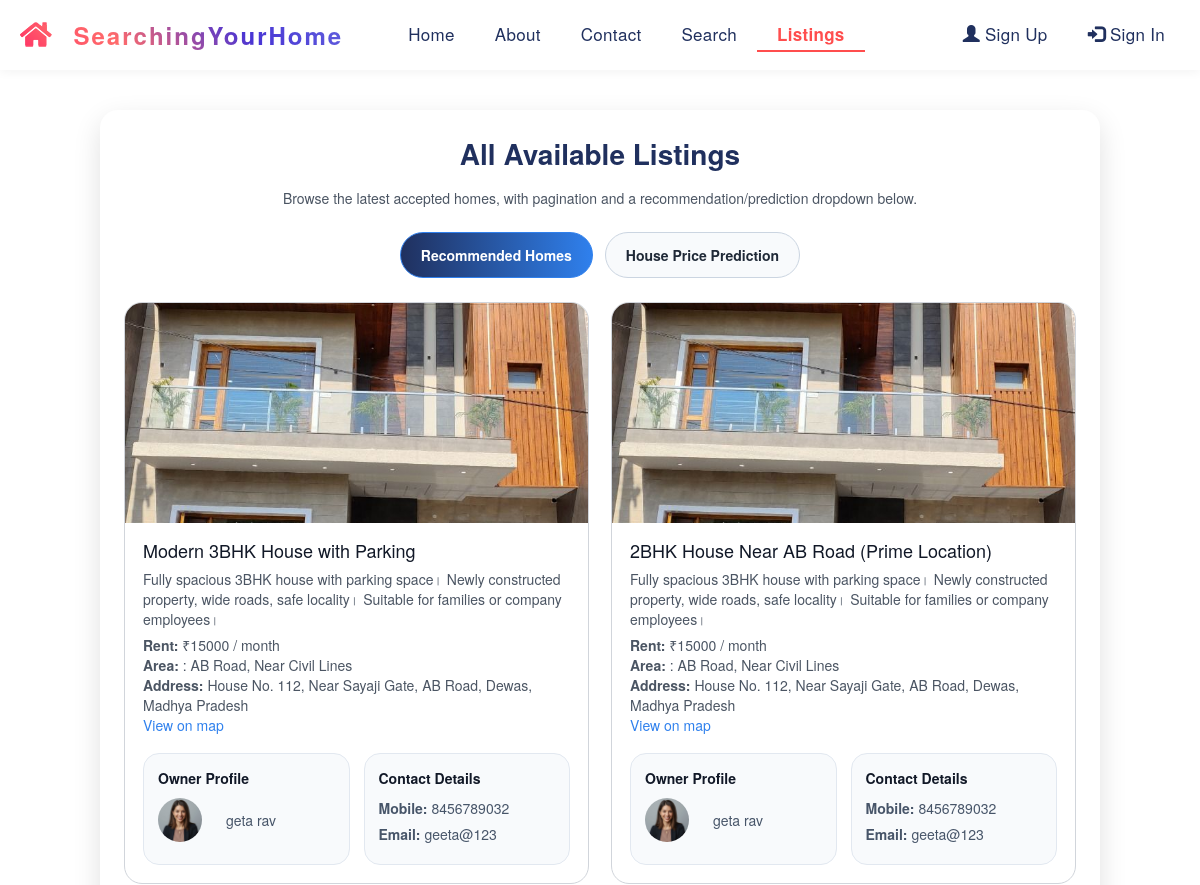
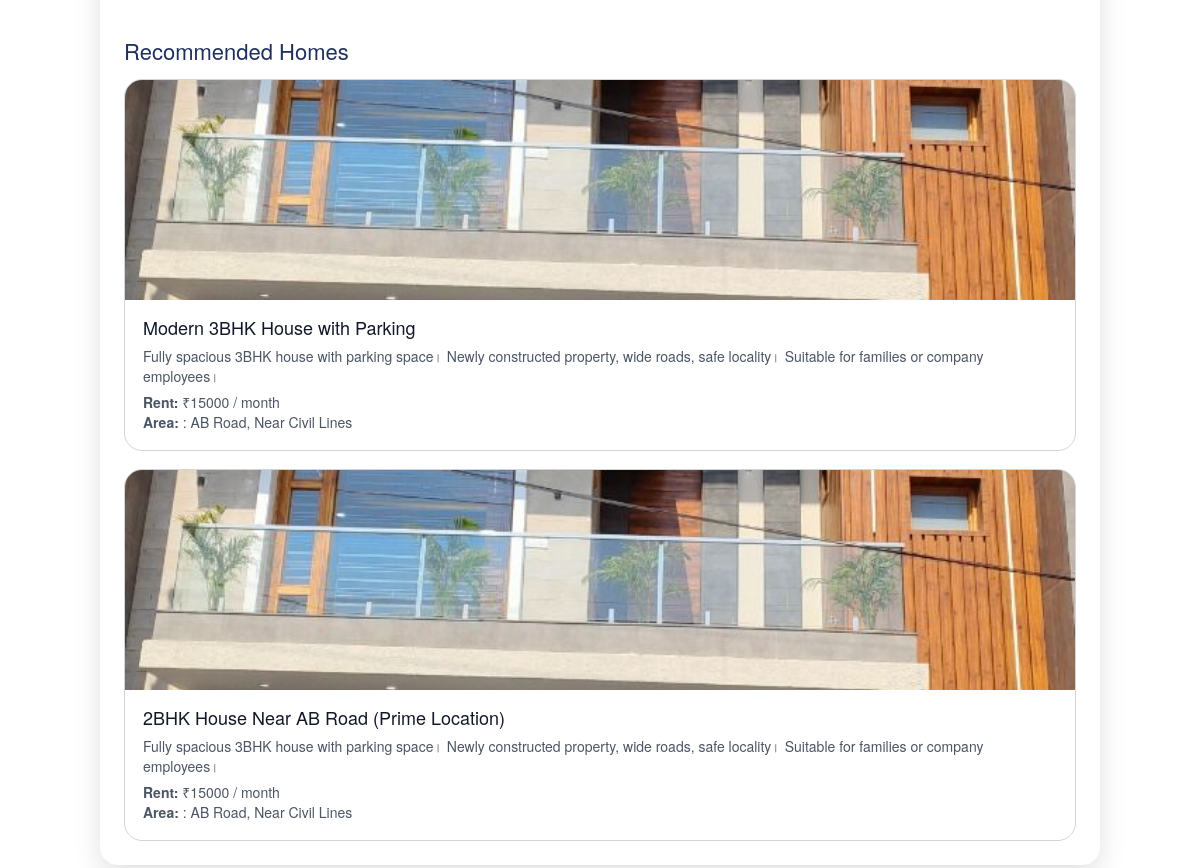
The page /listings on the database its author committed (2 pictures, top to bottom).
### Room/models.py (models this page shows, shortened)
class Property(models.Model):
    STATUS_CHOICES = [
        ('pending', 'Pending Approval'),
        ('approved', 'Approved'),
        ('rejected', 'Rejected'),
    ]
    landlord = models.ForeignKey(
        User,
        on_delete=models.CASCADE,
        related_name='properties',
        help_text='Landlord who owns this property'
    )
    title = models.CharField(
        max_length=200,
        help_text='Property title/name'
    )
    description = models.TextField(
        max_length=2000,
        help_text='Detailed property description'
    )
    rent = models.PositiveIntegerField(
        validators=[MinValueValidator(1)],
        help_text='Monthly rent amount (must be > 0)'
    )
    address = models.TextField(
        max_length=500,
        help_text='Complete address of the property'
    )
    state = models.ForeignKey(
        State,
        on_delete=models.SET_NULL,
        null=True,
        related_name='properties',
        help_text='State where property is located'
    )
    district = models.ForeignKey(
        District,
        on_delete=models.SET_NULL,
        null=True,
        related_name='properties',
        help_text='District where property is located'
    )
    area = models.ForeignKey(
        Area,
        on_delete=models.SET_NULL,
        null=True,
        blank=True,
        related_name='properties',
        help_text='Area/locality where property is located'
    )
    latitude = models.FloatField(
        validators=[MinValueValidator(-90), MaxValueValidator(90)],
        null=True,
        blank=True,
        help_text='Latitude (-90 to 90)'
    )
    longitude = models.FloatField(
        validators=[MinValueValidator(-180), MaxValueValidator(180)],
        null=True,
        blank=True,
        help_text='Longitude (-180 to 180)'
    )
    featured_image = models.ImageField(
        upload_to='properties/',
        help_text='Main property image'
    )
    status = models.CharField(
        max_length=20,
        choices=STATUS_CHOICES,
        default='pending',
        help_text='Approval status'
    )
    created_at = models.DateTimeField(auto_now_add=True)
    updated_at = models.DateTimeField(auto_now=True)
    class Meta:
        verbose_name_plural = 'Properties'
        ordering = ['-created_at']
        db_table = 'property'
        indexes = [
            models.Index(fields=['landlord']),
            models.Index(fields=['status']),
            models.Index(fields=['district']),
            models.Index(fields=['-created_at']),
        ]

class Area(models.Model):
    district = models.ForeignKey(
        District,
        on_delete=models.CASCADE,
        related_name='areas',
        help_text='District this area belongs to'
    )
    name = models.CharField(
        max_length=100,
        help_text='Area or locality name'
    )
    created_at = models.DateTimeField(auto_now_add=True)
    class Meta:
        verbose_name_plural = 'Areas'
        unique_together = ('district', 'name')
        ordering = ['district', 'name']
        db_table = 'area'
        indexes = [
            models.Index(fields=['district']),
        ]

class UserProfile(models.Model):
    ROLE_CHOICES = [
        ('tenant', 'Tenant'),
        ('landlord', 'Landlord'),
    ]
    GENDER_CHOICES = [
        ('M', 'Male'),
        ('F', 'Female'),
        ('O', 'Other'),
    ]
    user = models.OneToOneField(User, on_delete=models.CASCADE, related_name='profile')
    role = models.CharField(
        max_length=20,
        choices=ROLE_CHOICES,
        default='tenant',
        help_text='User role: tenant or landlord'
    )
    phone = models.CharField(
        max_length=15,
        blank=True,
        null=True,
        validators=[RegexValidator(r'^\d{10}$', 'Phone must be 10 digits')],
        help_text='10-digit phone number'
    )
    address = models.TextField(
        max_length=300,
        blank=True,
        null=True,
        help_text='User address'
    )
    gender = models.CharField(
        max_length=1,
        choices=GENDER_CHOICES,
        blank=True,
        null=True
    )
    profile_picture = models.ImageField(
        upload_to='profile_pics/',
        blank=True,
        null=True,
        help_text='User profile picture'
    )
    birth_date = models.DateField(
        blank=True,
        null=True,
        help_text='Date of birth'
    )
    bio = models.TextField(
        max_length=500,
        blank=True,
        help_text='Short biography'
    )
    created_at = models.DateTimeField(auto_now_add=True)
    updated_at = models.DateTimeField(auto_now=True)
    class Meta:
        verbose_name_plural = 'User Profiles'
        ordering = ['-created_at']
        db_table = 'userprofile'
        indexes = [
            models.Index(fields=['user']),
            models.Index(fields=['role']),
        ]

### Room/views.py (the view, shortened to what this page needs)
# urls.py: path('listings', Listings, name='listings'),
def Listings(request):
    active_tab = request.GET.get('tab', 'recommended')
    page_number = request.GET.get('page')
    if request.user.is_authenticated:
        rooms = Property.objects.filter(
            models.Q(status='approved') |
            models.Q(status='pending', landlord=request.user)
        ).select_related('landlord__profile', 'state', 'district', 'area')
    else:
        rooms = Property.objects.filter(status='approved').select_related('landlord__profile', 'state', 'district', 'area')
    paginator = Paginator(rooms, 8)
    page_obj = paginator.get_page(page_number)
    recommended = []
    if active_tab == 'recommended':
        recommended = recommend_rooms(request.user, top=6)
    predict_state = request.GET.get('predict_state', '')
    predict_dist = request.GET.get('predict_dist', '')
    predict_title = request.GET.get('predict_title', '')
    predict_desc = request.GET.get('predict_desc', '')
    price_prediction = None
    context = {
        'page_obj': page_obj,
        'recommended': recommended,
        'active_tab': active_tab,
        'states': State.objects.all(),
        'districts': District.objects.all(),
        'predict_state': predict_state,
        'predict_dist': predict_dist,
        'predict_title': predict_title,
        'predict_desc': predict_desc,
        'price_prediction': price_prediction,
    }
    return render(request, 'listings.html', context)

### Room/templates/listings.html (shortened to what this page needs)
{% extends 'navigation.html' %}
{% block body %}
<div class="listing-container">
  <div class="page-title">All Available Listings</div>
  <div style="margin-bottom: 20px; color: #4b5563; text-align:center;">
    Browse the latest accepted homes, with pagination and a recommendation/prediction dropdown below.
  </div>
  <div class="view-tab">
    <a class="tab-button {% if active_tab == 'recommended' %}active{% endif %}" href="?tab=recommended">Recommended Homes</a>
    <a class="tab-button {% if active_tab == 'prediction' %}active{% endif %}" href="?tab=prediction">House Price Prediction</a>
  </div>
  {% if page_obj.object_list %}
  <div class="listing-grid">
    {% for item in page_obj.object_list %}
    <div class="listing-card">
      <a href="{% url 'detail' item.id %}">
        {% if item.featured_image and item.featured_image.url %}
          <img src="{{ item.featured_image.url }}" alt="{{ item.title }}">
        {% else %}
          <div class="ad-no-image">No Image Available</div>
        {% endif %}
      </a>
      <div class="listing-card-body">
        <h4>{{ item.title }}</h4>
        <p>{{ item.description }}</p>
        <span><strong>Rent:</strong> ₹{{ item.rent }} / month</span><br>
        <span><strong>Area:</strong> {{ item.area.name }}</span><br>
        <span><strong>Address:</strong> {{ item.address }}</span><br>
        {% if item.latitude and item.longitude %}
          <a href="https://www.google.com/maps/search/?api=1&query={{ item.latitude }},{{ item.longitude }}" target="_blank">View on map</a>
        {% endif %}
        <div class="profile-row">
          <div class="profile-block">
            <p>Owner Profile</p>
            <div>
              {% if item.landlord.profile.profile_picture and item.landlord.profile.profile_picture.url %}
                <img src="{{ item.landlord.profile.profile_picture.url }}" alt="Owner">
              {% else %}
                <div class="ad-no-image" style="height:44px;width:44px;font-size:12px;padding:0;">No Image</div>
              {% endif %}
              <span>{{ item.landlord.get_full_name|default:item.landlord.username }}</span>
            </div>
          </div>
          <div class="profile-block">
            <p>Contact Details</p>
            <span><strong>Mobile:</strong> {{ item.landlord.profile.phone }}</span>
            <span><strong>Email:</strong> {{ item.landlord.email }}</span>
          </div>
        </div>
      </div>
    </div>
    {% endfor %}
  </div>
  {% else %}
  <p style="text-align:center; color:#4b5563;">No listings are available at this time.</p>
  {% endif %}
  {% if active_tab == 'recommended' and recommended %}
  <div class="recommended-section">
    <h3>Recommended Homes</h3>
    <div class="recommended-grid">
      {% for item in recommended %}
      <div class="listing-card">
        <a href="{% url 'detail' item.id %}">
          {% if item.featured_image and item.featured_image.url %}
            <img src="{{ item.featured_image.url }}" alt="{{ item.title }}">
          {% else %}
            <div class="ad-no-image">No Image Available</div>
          {% endif %}
        </a>
        <div class="listing-card-body">
          <h4>{{ item.title }}</h4>
          <p>{{ item.description }}</p>
          <span><strong>Rent:</strong> ₹{{ item.rent }} / month</span><br>
          <span><strong>Area:</strong> {{ item.area.name }}</span>
        </div>
      </div>
      {% endfor %}
    </div>
  </div>
  {% elif active_tab == 'recommended' %}
  <div class="recommended-section">
    <h3>Recommended Homes</h3>
    <p style="color:#475569;">No recommended homes available right now.</p>
  </div>
  {% endif %}
</div>
{% endblock %}

### Room/templates/navigation.html (shortened to what this page needs)
<!DOCTYPE html>
<html lang="en">
<head>
    <link rel="stylesheet" href="https://maxcdn.bootstrapcdn.com/bootstrap/3.4.1/css/bootstrap.min.css">
    <link rel="stylesheet" href="https://cdnjs.cloudflare.com/ajax/libs/font-awesome/5.15.4/css/all.min.css">
    {% load static %}
<body>
    <nav class="navbar">
        <div class="container-fluid">
            <div class="navbar-header">
                <a class="navbar-brand" href="{% url 'home' %}">SearchingYourHome</a>
            </div>
            <div class="collapse navbar-collapse" id="myNavbar">
                <ul class="nav navbar-nav">
                    <li class="{% if request.resolver_match.url_name == 'home' %}active{% endif %}">
                        <a href="{% url 'home' %}">Home</a>
                    </li>
                    <li class="{% if request.resolver_match.url_name == 'about' %}active{% endif %}">
                        <a href="{% url 'about' %}">About</a>
                    </li>
                    <li class="{% if request.resolver_match.url_name == 'contact' %}active{% endif %}">
                        <a href="{% url 'contact' %}">Contact</a>
                    </li>
                    {% if request.user.is_staff %}
                    <li><a href="{% url 'view_user' %}"><i class="fas fa-users"></i> View Users</a></li>
                    <li><a href="{% url 'request' %}"><i class="fas fa-bell"></i> View Requests</a></li>
                    <li><a href="{% url 'all_ads' %}"><i class="fas fa-ad"></i> View All Ads</a></li>
                    <li class="dropdown">
                        <a class="dropdown-toggle" data-toggle="dropdown" href="#">
                            <i class="fas fa-map-marked-alt"></i> Location Management
                            <span class="caret"></span>
                        </a>
                        <ul class="dropdown-menu">
                            <li><a href="{% url 'view_state' %}"><i class="fas fa-flag"></i> Manage States</a></li>
                            <li><a href="{% url 'view_dist' %}"><i class="fas fa-map-marker-alt"></i> Manage Districts</a></li>
                            <li><a href="{% url 'add_state' %}"><i class="fas fa-plus-circle"></i> Add State</a></li>
                            <li><a href="{% url 'add_dist' %}"><i class="fas fa-plus-circle"></i> Add District</a></li>
                        </ul>
                    </li>
                    {% else %}
                    <li class="{% if request.resolver_match.url_name == 'search' %}active{% endif %}">
                        <a href="{% url 'search' %}">Search</a>
                    </li>
                    <li class="{% if request.resolver_match.url_name == 'listings' %}active{% endif %}">
                        <a href="{% url 'listings' %}">Listings</a>
                    </li>
                    {% endif %}
                </ul>
                <ul class="nav navbar-nav navbar-right">
                    {% if request.user.is_authenticated %}
                        <li>
                            <a href="{% url 'user_profile' %}" class="profile-link">
                                {% if request.user.userprofile.profile_picture %}
                                    <img src="{{ request.user.userprofile.profile_picture.url }}" alt="Profile" class="nav-profile-pic">
                                {% else %}
                                    <span class="glyphicon glyphicon-user"></span>
                                {% endif %}
                                Welcome {{request.user.username}}
                            </a>
                        </li>
                        <li><a href="{% url 'logout' %}"><span class="glyphicon glyphicon-log-out"></span> Logout</a></li>
                    {% else %}
                        <li><a href="{% url 'signup' %}"><span class="glyphicon glyphicon-user"></span> Sign Up</a></li>
                        <li><a href="{% url 'signin' %}"><span class="glyphicon glyphicon-log-in"></span> Sign In</a></li>
                    {% endif %}
                </ul>
            </div>
        </div>
    </nav>
    {% block body %}
    {% endblock %}
</body>
</html>

### rows shown on the page
Property: featured_image (picture), title "Modern 3BHK House with Parking", description "Fully spacious 3BHK house with parking space। Newly constructed property, wide roads, safe locality। Suitable for families or company employees।", rent "15000", area.name ": AB Road, Near Civil Lines", address "House No. 112, Near Sayaji Gate, AB Road, Dewas, Madhya Pradesh", landlord.profile.profile_picture (picture), landlord.get_full_name "geta rav", landlord.profile.phone "8456789032", landlord.email "geeta@123"
Property: featured_image (picture), title "2BHK House Near AB Road (Prime Location)", description "Fully spacious 3BHK house with parking space। Newly constructed property, wide roads, safe locality। Suitable for families or company employees।", rent "15000", area.name ": AB Road, Near Civil Lines", address "House No. 112, Near Sayaji Gate, AB Road, Dewas, Madhya Pradesh", landlord.profile.profile_picture (picture), landlord.get_full_name "geta rav", landlord.profile.phone "8456789032", landlord.email "geeta@123"
